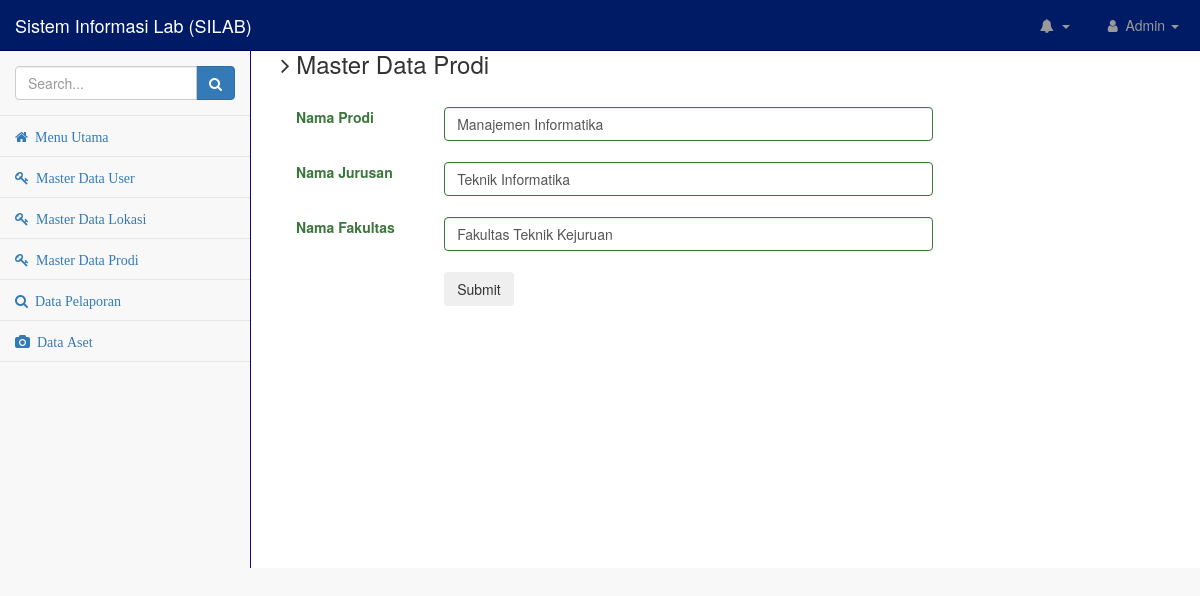
Screenshot of /index.php/data/edit_prodi/1 with the database file from the repository.
### tables this page shows
CREATE TABLE `tb_prodi` (
  `id_prodi` int(10) NOT NULL,
  `nama_prodi` varchar(200) NOT NULL,
  `jurusan` varchar(100) NOT NULL,
  `fakultas` varchar(200) NOT NULL
);

### application/controllers/Data.php (called while the page is built, shortened)
<?php
class Data extends CI_Controller{
    function __construct()
    { parent :: __construct();
        $this->load->model('M_data');
    }
public function edit_prodi($id_prodi) {
$data['tb_prodi'] = $this->M_data->edit_prodi($id_prodi)->row();
$data['beranda']="edit_prodi";
$this->load->view('template',$data);
}
}?>

### index.php (called while the page is built, shortened)
<?php
require_once BASEPATH.'core/CodeIgniter.php';

### application/models/M_data.php (called while the page is built, shortened)
<?php
class M_data extends CI_Model{
public function edit_prodi($id_prodi){
    $this->db->select('*');
    $this->db->from('tb_prodi');
    $this->db->where('id_prodi', $id_prodi);
    return $this->db->get();
}
}?>

### application/views/edit_prodi.php (the view, shortened to what this page needs)
<form action="<?= site_url('Data/update_prodi'); ?>" method="POST">
<section id="main-content">
      <section class="wrapper">
        <h3><i class="fa fa-angle-right"></i> Master Data Prodi</h3>
        <div class="row mt">
          <div class="col-lg-12">
            <div class="form-panel">
              <form role="form" class="form-horizontal style-form">
              <br>
              <div class="form-group has-success">
                  <label class="col-lg-2 control-label">Nama Prodi</label>
                  <div class="col-lg-7">
                    <input type="text" placeholder="Masukan Nama Prodi" name="nama_prodi" class="form-control" value="<?php echo $tb_prodi->nama_prodi; ?>">
                  </div>
                </div>
                <br><br>
                <div class="form-group has-success">
                  <label class="col-lg-2 control-label">Nama Jurusan</label>
                  <div class="col-lg-7">
                    <input type="text" placeholder="Masukan Nama Jurusan" name="jurusan" class="form-control" value="<?php echo $tb_prodi->jurusan; ?>">
                  </div>
                </div>
                <br><br>
                <div class="form-group has-success">
                  <label class="col-lg-2 control-label">Nama Fakultas</label>
                  <div class="col-lg-7">
                    <input type="text" placeholder="Masukan Nama Fakultas" name="fakultas" class="form-control" value="<?php echo $tb_prodi->fakultas; ?>">
                  </div>
                </div>
                <br><br>
                <div class="form-group">
                  <div class="col-lg-offset-2 col-lg-10">
                    <button class="btn btn-theme" type="submit">Submit</button>
                  </div>
                </div>
                </form>
                <br><br>
              </form>
            </div>
          </div>
        </div>
            </div>

### assets/css/startmin.css (style rules this page uses)
body { background-color: #f8f8f8; }

### rows the page displays
tb_prodi: nama_prodi "Manajemen Informatika", jurusan "Teknik Informatika", fakultas "Fakultas Teknik Kejuruan"
